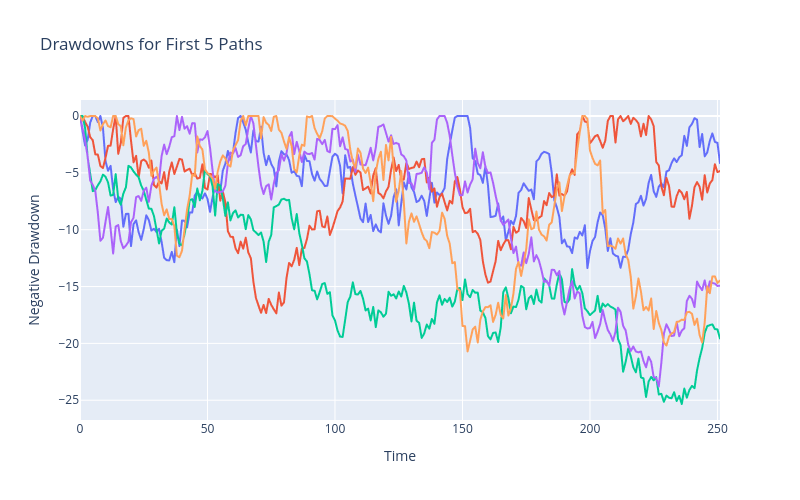
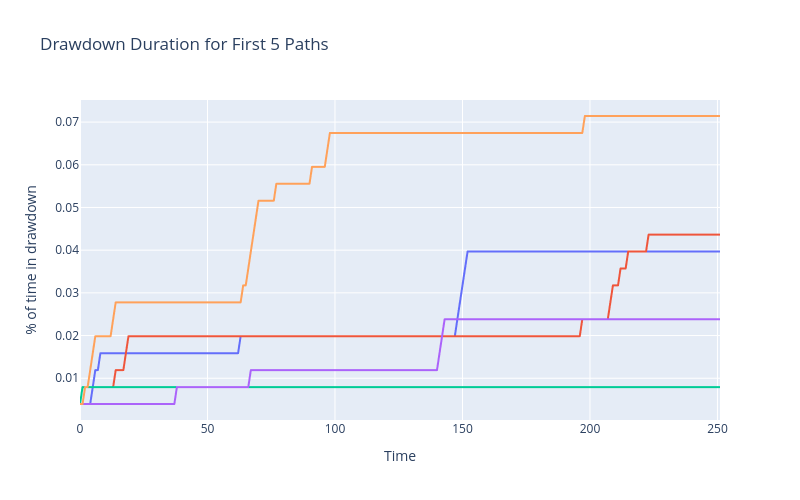

Notebook source saved alongside these figures, in order:
### Code cell
# calculate and plot dradowns for first 5 paths
df_drawdowns = df_paths - df_paths.cummax()

fig = px.line(df_drawdowns.iloc[:, :5], title="Drawdowns for First 5 Paths")
fig.update_xaxes(title_text="Time")
fig.update_yaxes(title_text="Negative Drawdown")
fig.update_layout(showlegend=False)
fig.show()

# calculate and plot %of time in drawdown for first 5 paths
df_drawdown_duration = df_drawdowns.apply(lambda x: x.eq(0).astype(int).cumsum())/len(df_drawdowns)
# plot drawdown duration
fig = px.line(df_drawdown_duration.iloc[:, :5], title="Drawdown Duration for First 5 Paths")
fig.update_layout(showlegend=False)
fig.update_xaxes(title_text="Time")
fig.update_yaxes(title_text="% of time in drawdown")
fig.show()

### Figure 1 — Plotly figure (JSON) as saved in the notebook; plotly's stock layout.template omitted (floating-point values rounded to 4 significant figures; data arrays with more than 128 entries replaced by an {"elided": "..."} marker saying what was removed)
{"data": [{"hovertemplate": "variable=0<br>index=%{x}<br>value=%{y}<extra></extra>", "legendgroup": "0", "line": {"color": "#636efa", "dash": "solid"}, "marker": {"symbol": "circle"}, "mode": "lines", "name": "0", "showlegend": true, "type": "scattergl", "x": {"elided": "252 int values"}, "xaxis": "x", "y": {"elided": "252 float values"}, "yaxis": "y"}, {"hovertemplate": "variable=1<br>index=%{x}<br>value=%{y}<extra></extra>", "legendgroup": "1", "line": {"color": "#EF553B", "dash": "solid"}, "marker": {"symbol": "circle"}, "mode": "lines", "name": "1", "showlegend": true, "type": "scattergl", "x": {"elided": "252 int values"}, "xaxis": "x", "y": {"elided": "252 float values"}, "yaxis": "y"}, {"hovertemplate": "variable=2<br>index=%{x}<br>value=%{y}<extra></extra>", "legendgroup": "2", "line": {"color": "#00cc96", "dash": "solid"}, "marker": {"symbol": "circle"}, "mode": "lines", "name": "2", "showlegend": true, "type": "scattergl", "x": {"elided": "252 int values"}, "xaxis": "x", "y": {"elided": "252 float values"}, "yaxis": "y"}, {"hovertemplate": "variable=3<br>index=%{x}<br>value=%{y}<extra></extra>", "legendgroup": "3", "line": {"color": "#ab63fa", "dash": "solid"}, "marker": {"symbol": "circle"}, "mode": "lines", "name": "3", "showlegend": true, "type": "scattergl", "x": {"elided": "252 int values"}, "xaxis": "x", "y": {"elided": "252 float values"}, "yaxis": "y"}, {"hovertemplate": "variable=4<br>index=%{x}<br>value=%{y}<extra></extra>", "legendgroup": "4", "line": {"color": "#FFA15A", "dash": "solid"}, "marker": {"symbol": "circle"}, "mode": "lines", "name": "4", "showlegend": true, "type": "scattergl", "x": {"elided": "252 int values"}, "xaxis": "x", "y": {"elided": "252 float values"}, "yaxis": "y"}], "layout": {"height": 500, "legend": {"title": {"text": "variable"}, "tracegroupgap": 0}, "showlegend": false, "title": {"text": "Drawdowns for First 5 Paths"}, "width": 800, "xaxis": {"anchor": "y", "domain": [0, 1], "title": {"text": "Time"}}, "yaxis": {"anchor": "x", "domain": [0, 1], "title": {"text": "Negative Drawdown"}}}}

### Figure 2 — Plotly figure (JSON) as saved in the notebook; plotly's stock layout.template omitted (floating-point values rounded to 4 significant figures; data arrays with more than 128 entries replaced by an {"elided": "..."} marker saying what was removed)
{"data": [{"hovertemplate": "variable=0<br>index=%{x}<br>value=%{y}<extra></extra>", "legendgroup": "0", "line": {"color": "#636efa", "dash": "solid"}, "marker": {"symbol": "circle"}, "mode": "lines", "name": "0", "showlegend": true, "type": "scattergl", "x": {"elided": "252 int values"}, "xaxis": "x", "y": {"elided": "252 float values"}, "yaxis": "y"}, {"hovertemplate": "variable=1<br>index=%{x}<br>value=%{y}<extra></extra>", "legendgroup": "1", "line": {"color": "#EF553B", "dash": "solid"}, "marker": {"symbol": "circle"}, "mode": "lines", "name": "1", "showlegend": true, "type": "scattergl", "x": {"elided": "252 int values"}, "xaxis": "x", "y": {"elided": "252 float values"}, "yaxis": "y"}, {"hovertemplate": "variable=2<br>index=%{x}<br>value=%{y}<extra></extra>", "legendgroup": "2", "line": {"color": "#00cc96", "dash": "solid"}, "marker": {"symbol": "circle"}, "mode": "lines", "name": "2", "showlegend": true, "type": "scattergl", "x": {"elided": "252 int values"}, "xaxis": "x", "y": {"elided": "252 float values"}, "yaxis": "y"}, {"hovertemplate": "variable=3<br>index=%{x}<br>value=%{y}<extra></extra>", "legendgroup": "3", "line": {"color": "#ab63fa", "dash": "solid"}, "marker": {"symbol": "circle"}, "mode": "lines", "name": "3", "showlegend": true, "type": "scattergl", "x": {"elided": "252 int values"}, "xaxis": "x", "y": {"elided": "252 float values"}, "yaxis": "y"}, {"hovertemplate": "variable=4<br>index=%{x}<br>value=%{y}<extra></extra>", "legendgroup": "4", "line": {"color": "#FFA15A", "dash": "solid"}, "marker": {"symbol": "circle"}, "mode": "lines", "name": "4", "showlegend": true, "type": "scattergl", "x": {"elided": "252 int values"}, "xaxis": "x", "y": {"elided": "252 float values"}, "yaxis": "y"}], "layout": {"height": 500, "legend": {"title": {"text": "variable"}, "tracegroupgap": 0}, "showlegend": false, "title": {"text": "Drawdown Duration for First 5 Paths"}, "width": 800, "xaxis": {"anchor": "y", "domain": [0, 1], "title": {"text": "Time"}}, "yaxis": {"anchor": "x", "domain": [0, 1], "title": {"text": "% of time in drawdown"}}}}
